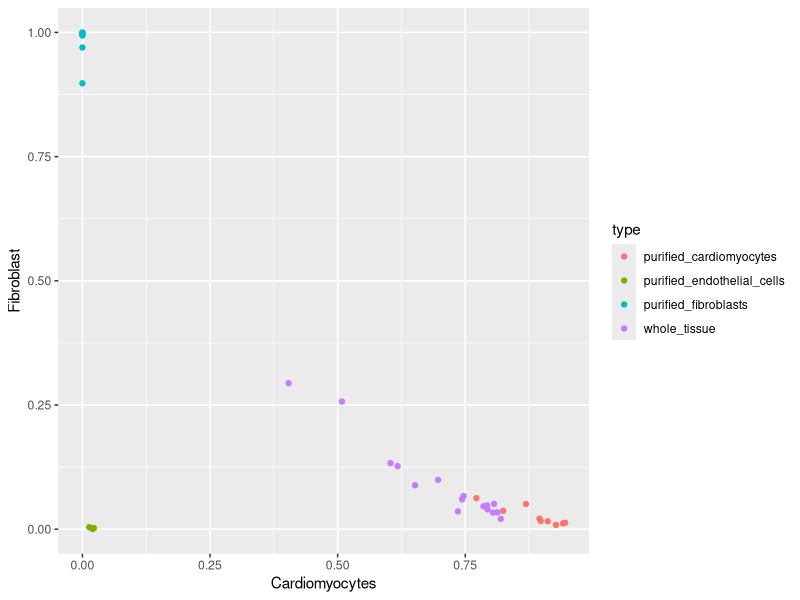
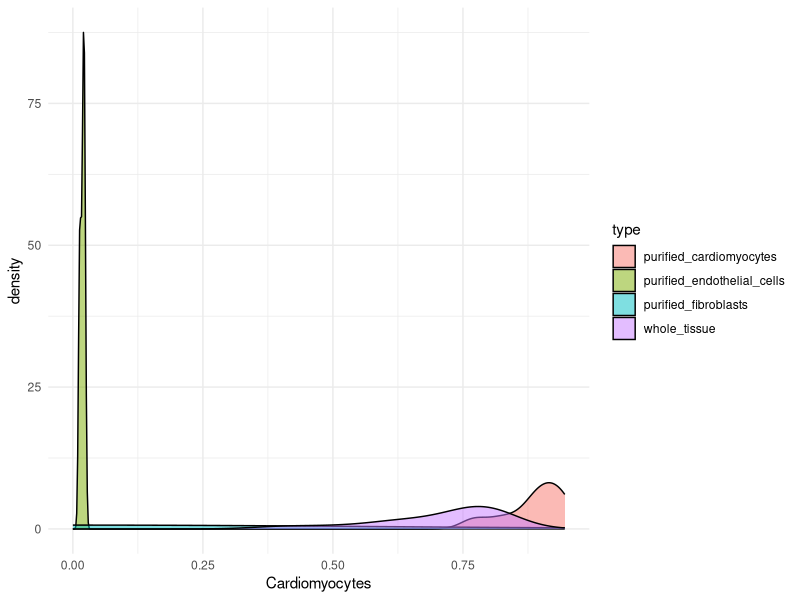

Write the R code that produced these figures, in order. (Note: this script raises an error after producing the figures.)
## ---- chunk 1
options(digits = 3)
## ---- chunk 2
# Load the data. The sample IDs were stored as the first row, so lets make those the row.names
#cell_props <- read.csv("scripts/03_dataWrangling/wrangling-files/cellProportions.csv",
#                       row.names = 1)
cell_props <- read.csv("wrangling-files/cellProportions.csv",
                       row.names = 1)

head(cell_props)
## ---- chunk 3
all(rowSums(cell_props) == 1)
## ---- chunk 4
cell_phenos <- read.csv("wrangling-files/cellPhenotypes.csv",
                        row.names = 1)

str(cell_phenos)
## ---- chunk 5
# What unique values and how many of each are in the "genotype" field
table(cell_phenos$genotype)
## ---- chunk 6
# What unique values and how many of each are in the "type" field
table(cell_phenos$genotype, useNA = "ifany")
## ---- chunk 7
# Pull out the rows with missing genotypes
fraction_phenos <- subset(cell_phenos, is.na(genotype))
head(fraction_phenos)

# Using an exclamation point inverses true/false values in R. 
# Think of it as saying,"is NOT NA"
whole_phenos <- subset(cell_phenos, !is.na(genotype))
head(whole_phenos)
## ---- chunk 8
# Check if the sample names match 
all(rownames(cell_phenos) == rownames(cell_props))

# They don't, so lets reorder one to match the other
# This uses the cell_phenos rownames as a list to specify the order of indices 
cell_props <- cell_props[rownames(cell_phenos),]

# They should all be TRUE now
all(rownames(cell_phenos) == rownames(cell_props))

# Now we can merge them 
data_bind <- cbind(cell_phenos, cell_props)

head(data_bind)
## ---- chunk 9
# Specify row.names as the feature to merge by
data_merge <- merge(cell_phenos, cell_props, by = "row.names")

head(data_merge)
## ---- chunk 10
#| warning: false

library(tidyverse)

ggplot(data = data_merge, aes(x = Cardiomyocytes, y = Fibroblast, color = type))+
  geom_point()

ggplot(data = data_merge, aes(x = Cardiomyocytes, fill = type))+
  geom_density(alpha = 0.5) +
  theme_minimal()
## ---- chunk 11
knitr::include_graphics("wrangling-files/tidyr-pivoting.gif")
## ---- chunk 12
data_long <- pivot_longer(data_merge, cols = c(Cardiomyocytes, Fibroblast, Endothelial.Cells, Macrophage, Pericytes.SMC), names_to = "cell.type", values_to = "proportion")

str(data_long)
## ---- chunk 13
data_long |> 
  mutate(id = as.character(Row.names)) |> # fix the AsIs type
  ggplot(aes(x = id, y = proportion, fill = cell.type))+
  geom_bar(position="fill", stat="identity")
## ---- chunk 14
data_long |> 
  filter(type != "whole_tissue") |> 
  mutate(id = as.character(Row.names)) |> 
  ggplot(aes(x = id, y = proportion, fill = cell.type))+
  geom_bar(position="fill", stat="identity")
## ---- chunk 15
data_long |> 
  filter(type != "whole_tissue") |> 
  mutate(id = as.character(Row.names)) |> 
  ggplot(aes(x = id, y = proportion, fill = cell.type))+
  geom_bar(position="fill", stat="identity", color = "black", width = 1) +
  facet_grid(cols=vars(type), scales = "free") +
  scale_fill_manual(values = c("#66C2A5","#FC8D62", "#8DA0CB", "#E78AC3", "#A6D854")) +
  theme_minimal() +
  theme(
    axis.title.x = element_blank(), 
    legend.title = element_blank(),
    legend.position = "bottom"
  ) +
  guides(x = guide_axis(angle = 45)) +
  labs(title = "Cell type proportions in purified control samples",
       y = "Cell Type Proportion")


